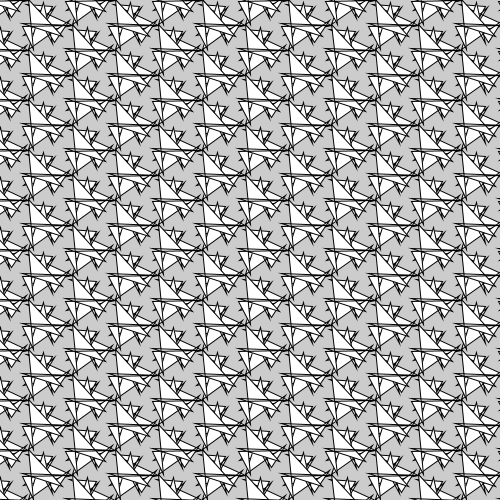
Frame 1 (no input)
Frame 60 (the mouse pressed at the canvas centre just before this capture): identical to frame 1, image omitted
Frame 120 (the mouse held since frame 60 and released just before this capture): identical to frame 1, image omitted

The Processing sketch that drew this single still picture (run headless with seeded random() and noise(); from frame 60 on, the mouse is pressed at the canvas centre):

// Processing sketch: P3
// ── P3.pde

int num = 10;
PVector[][] lattice;
PShape tile;
PVector[] base = new PVector[2];
float scalar;

void setup() {
  size(500, 500);
  colorMode(HSB, 1);
  scalar = height * 1.0 / num;
  makeHexVector();
  makeLattice();
  makePatternP3();
  drawTilling();
}

void draw() {}

void mouseClicked() {
  drawTilling();
}

void makeHexVector() {
  base[0] = PVector.fromAngle(PI / 2);
  base[1] = PVector.fromAngle(PI / 6);
}

void makeLattice() {
  int m = ceil(num / base[1].x);
  lattice = new PVector[num + 1][m + 1];
  for(int i=0; i < num + 1; i++) {
    for(int j=0; j < m + 1; j++) {
      PVector v = PVector.mult(base[0], i * scalar);
      v.add(PVector.mult(base[1], j * scalar));
      lattice[i][j] = new PVector(v.x, v.y % (height + scalar));
    }
  }
}

void makePatternP3() {
  tile = createShape(GROUP);
  float[] rand = new float[4];
  for(int i=0; i < 4; i++) {
    rand[i] = random(-1, 1);
  }
  for(int i=0; i < 3; i++) {
    PShape rhomb = makeRhomb(rand);
    rhomb.rotate(2 * PI * i / 3);
    tile.addChild(rhomb);
  }
  tile.setFill(color(random(1), 1, 1));
}

PShape makeRhomb(float[] rand) {
  PVector[] v = new PVector[2];
  for(int i=0; i < 2; i++) {
    v[i] = PVector.fromAngle(2 * PI * i / 3);
    v[i].mult(scalar / sqrt(3));
  }
  PVector[] ctr = new PVector[4];
  for(int i=0; i < 4; i++) {
    ctr[i] = PVector.sub(v[(i + 1) % 2], v[i % 2]);
    ctr[i].rotate(rand[i] * PI / 3);
    ctr[i].add(v[i % 2]);
  }
  PShape rhomb = createShape();
  rhomb.beginShape();
  rhomb.vertex(v[0].x, v[0].y);
  rhomb.bezierVertex(ctr[0].x, ctr[0].y,
    ctr[1].x, ctr[1].y,
    v[1].x, v[1].y);
  rhomb.bezierVertex(ctr[3].x, ctr[3].y,
    ctr[2].x, ctr[2].y,
    v[0].x, v[0].y);
  rhomb.endShape();
  return rhomb;
}

void drawTilling() {
  for(PVector[] vecArr : lattice) {
    for(PVector vec : vecArr) {
      tile.resetMatrix();
      tile.translate(vec.x, vec.y);
      tile.setFill(color(random(1), 1, 1));
      shape(tile);
    }
  }
}
